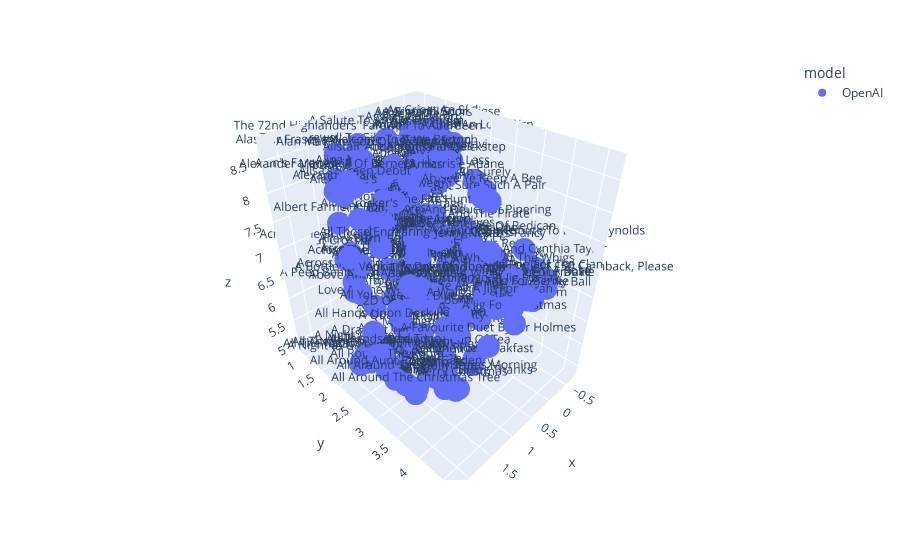

Notebook source saved alongside this figure:
### Markdown cell above
### 3D comparison

### Code cell
import plotly.express as px

# Perform dimensionality reduction on OpenAI embeddings using UMAP
reducer = umap.UMAP(n_components=3)
openai_embeddings_reduced = reducer.fit_transform(openai_embeddings[:200])

# Combine the reduced embeddings and the song titles into a data frame
df = pd.DataFrame(openai_embeddings_reduced, columns=['x', 'y', 'z'])
df['songtitle'] = df_embedding_all['Title'][:200]
df['model'] = 'OpenAI'

# Visualize the reduced embeddings using Plotly
fig = px.scatter_3d(df, x='x', y='y',z='z', color='model', text='songtitle')
fig.write_html("3d_plot_openai_emb.html")
fig.show()

### Figure 1 — Plotly figure (JSON) as saved in the notebook; plotly's stock layout.template omitted (floating-point values rounded to 4 significant figures; data arrays with more than 128 entries replaced by an {"elided": "..."} marker saying what was removed)
{"data": [{"hovertemplate": "model=OpenAI<br>x=%{x}<br>y=%{y}<br>z=%{z}<br>songtitle=%{text}<extra></extra>", "legendgroup": "OpenAI", "marker": {"color": "#636efa", "symbol": "circle"}, "mode": "markers+text", "name": "OpenAI", "scene": "scene", "showlegend": true, "text": {"elided": "200 str values"}, "type": "scatter3d", "x": {"elided": "200 float values"}, "y": {"elided": "200 float values"}, "z": {"elided": "200 float values"}}], "layout": {"legend": {"title": {"text": "model"}, "tracegroupgap": 0}, "margin": {"t": 60}, "scene": {"domain": {"x": [0, 1], "y": [0, 1]}, "xaxis": {"title": {"text": "x"}}, "yaxis": {"title": {"text": "y"}}, "zaxis": {"title": {"text": "z"}}}}}
